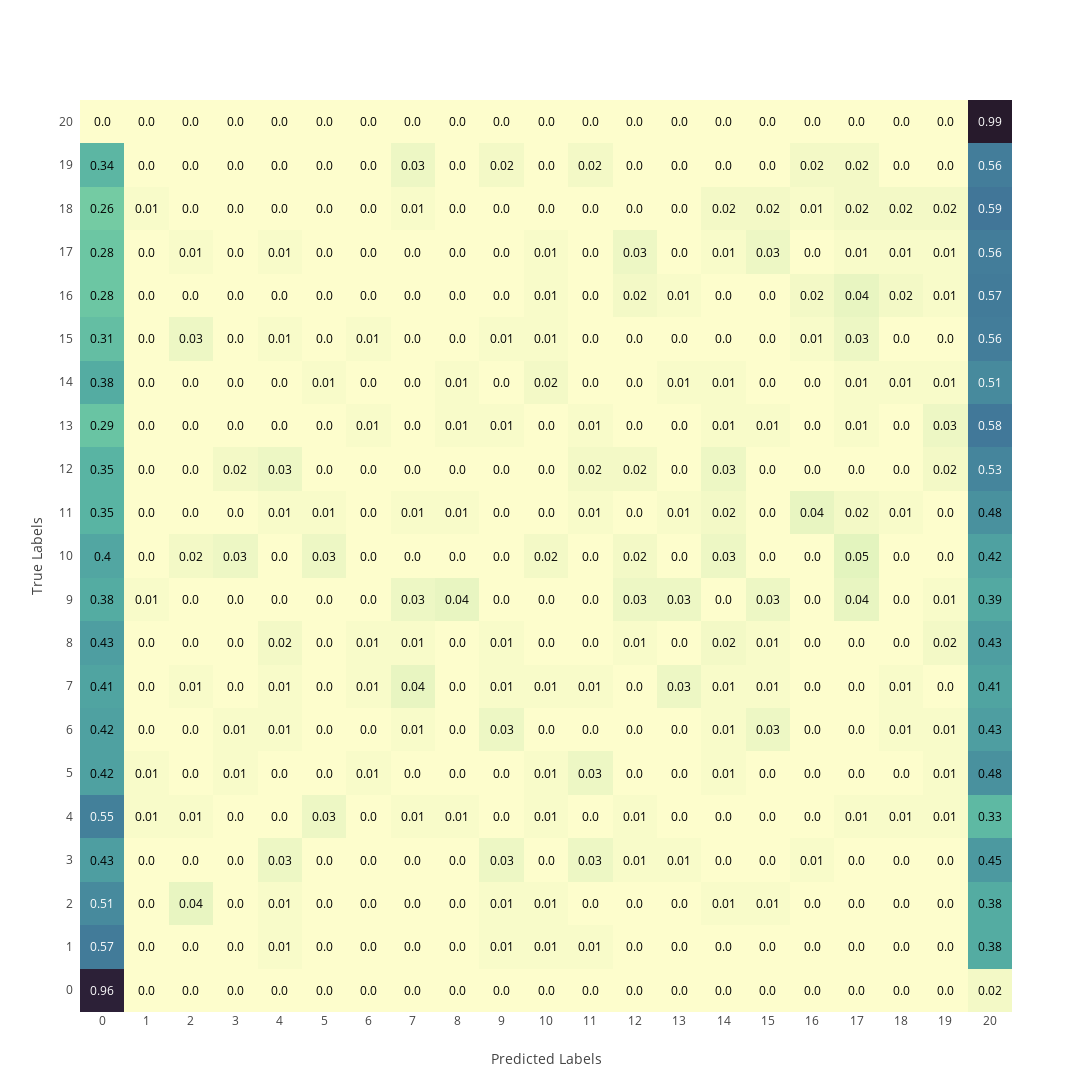

The code cell stored with this chart in its notebook:
### Code cell
cm = confusion_matrix(y_test, y_predicted)

cfm_n = np.flipud(cm)
cfm_n = cfm_n.astype('float') / cfm_n.sum(axis=1)[:, np.newaxis]

z = np.round(cfm_n, 2)
#x = ['0', '1', '2', '3', '4', '5', '6', '7', '8', '9', '10', '11', '12', '13', '14', '15', '16', '17', '18', '19', '20']
y = ['0', '1', '2', '3', '4', '5', '6', '7', '8', '9', '10', '11', '12', '13', '14', '15', '16', '17', '18', '19', '20']
#y = ['20', '19', '18', '17', '16', '15', '14', '13', '12', '11', '10', '9', '8', '7', '6', '5', '4', '3', '2', '1', '0']
x = ['20', '19', '18', '17', '16', '15', '14', '13', '12', '11', '10', '9', '8', '7', '6', '5', '4', '3', '2', '1', '0']
#x = ['1', '0']
#y = ['0', '1']
fig = ff.create_annotated_heatmap(z, x = x, y = y, annotation_text = z, colorscale = 'deep')
fig.update_layout(width = 1600, height = 1600, xaxis_showgrid = False, yaxis_showgrid = False, template = 'none')
fig.update_layout(title = {'text': "",
                           'y':0.95,
                           'x':0.47,
                           'xanchor': 'center',
                           'yanchor': 'top'}, 
                  xaxis_title = 'Predicted Labels',
                  yaxis_title = 'True Labels')
fig['layout']['xaxis']['side'] = 'bottom'
fig.show()
